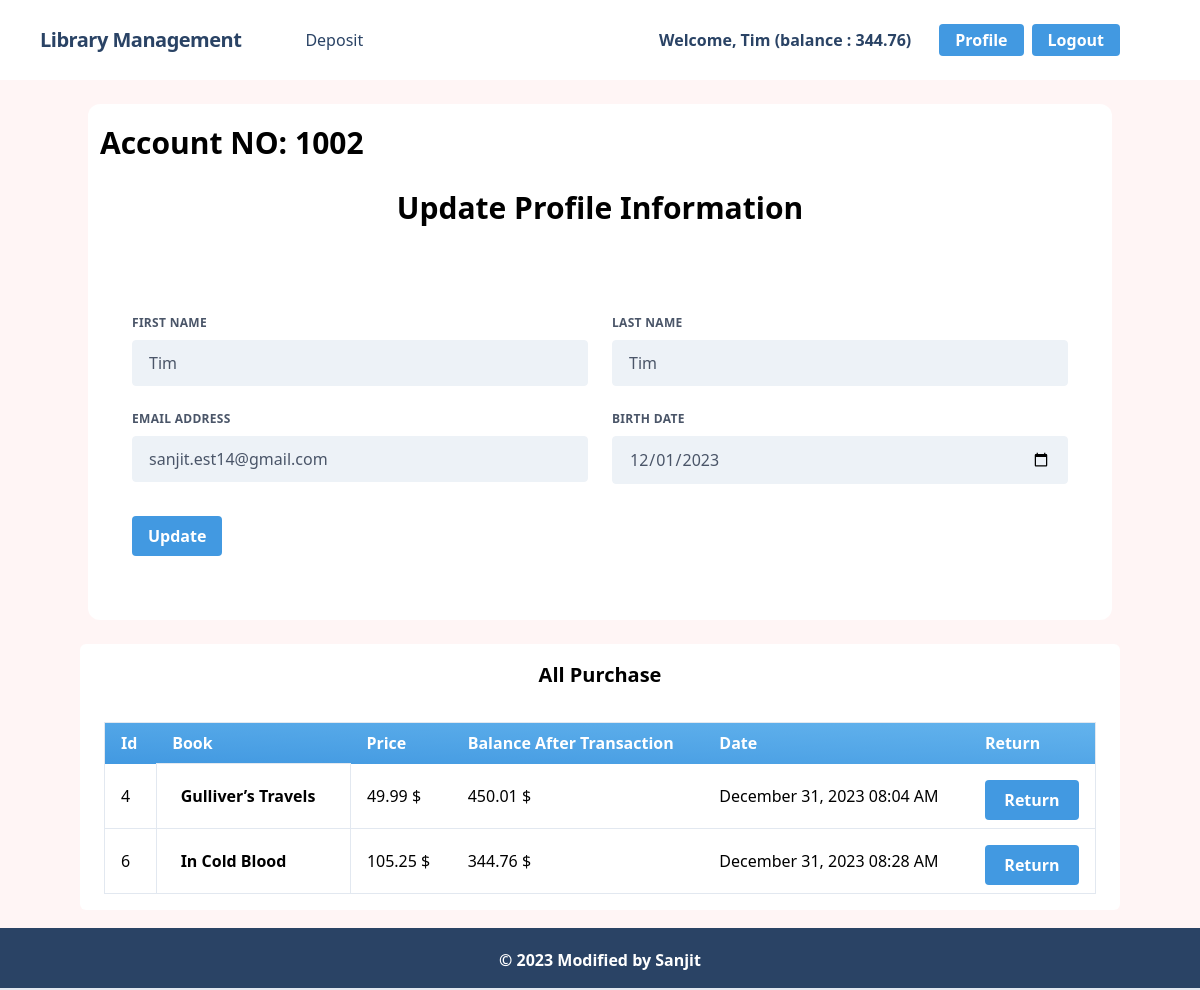
/accounts/profile/ (signed in), run on the app's committed database.
### accounts/models.py (models this page shows, shortened)
class UserLibraryAccount(models.Model):
    user = models.OneToOneField(
        User, related_name='account', on_delete=models.CASCADE)
    account_no = models.IntegerField(unique=True)
    initial_deposite_date = models.DateField(auto_now_add=True)
    birth_date = models.DateField(null=True, blank=True)
    balance = models.DecimalField(default=0, max_digits=12, decimal_places=2)

### book/models.py (models this page shows, shortened)
class Bookpurchase(models.Model):
    user = models.ForeignKey(User, on_delete=models.CASCADE)
    book = models.ForeignKey(Book, on_delete=models.CASCADE)
    purchase_date = models.DateTimeField(auto_now_add=True)
    before_purchase_balance = models.DecimalField(
        max_digits=10, decimal_places=2)
    after_purchase_balance = models.DecimalField(
        max_digits=10, decimal_places=2)

class Book(models.Model):
    title = models.CharField(max_length=100)
    description = models.TextField()
    image = models.ImageField(upload_to='media/')
    price = models.DecimalField(max_digits=10, decimal_places=2)
    category = models.ForeignKey(Category, on_delete=models.CASCADE)

### accounts/views.py (the view, shortened to what this page needs)
# urls.py: path('profile/', ProfileView.as_view(), name='profile'),
class ProfileView(LoginRequiredMixin, ListView):
    template_name = 'accounts/profile.html'
    balance = 0
    def get(self, request):
        user_purchases = Bookpurchase.objects.filter(user=request.user)
        account_balance = request.user.account.balance
        form = UserUpdateForm(instance=request.user)
        return render(request, self.template_name, {
            'user_purchases': user_purchases,
            'account_balance': account_balance,
            'form': form,
        })

### accounts/forms.py (shortened to what this page needs)
class UserUpdateForm(forms.ModelForm):
    birth_date = forms.DateField(widget=forms.DateInput(attrs={'type':'date'}))
    class Meta:
        model = User
        fields = ['first_name', 'last_name', 'email']
    def __init__(self, *args, **kwargs):
        super().__init__(*args, **kwargs)
        for field in self.fields:
            self.fields[field].widget.attrs.update({
                'class': (
                    'appearance-none block w-full bg-gray-200 '
                    'text-gray-700 border border-gray-200 rounded '
                    'py-3 px-4 leading-tight focus:outline-none '
                    'focus:bg-white focus:border-gray-500'
                )
            })
        if self.instance:
            try:
                user_account = self.instance.account
            except UserLibraryAccount.DoesNotExist:
                user_account = None
            if user_account:
                self.fields['birth_date'].initial = user_account.birth_date

### accounts/templates/accounts/profile.html (shortened to what this page needs)
{% extends 'base.html' %} {% load static %}
{% block head_title %}Library Management{% endblock %} {% block content %}
<div class="bg-white px-3 py-4 rounded-xl my-6">
  <h4 class="font-bold text-3xl text-left pb-5">Account NO: {{request.user.account.account_no}}</h4>
  <h1 class="font-bold text-3xl text-center pb-5">Update Profile Information</h1>
  <div class="w-full mt-10">
      <form method="post" class="bg-white  px-8 pt-6 pb-8 mb-4">
          <div class="flex flex-wrap -mx-3 mb-6">
              <div class="w-full md:w-1/2 px-3 mb-6 md:mb-0">
                  <label class="block uppercase tracking-wide text-gray-700 text-xs font-bold mb-2" for="{{ form.first_name.id_for_label }}">
                      {{ form.first_name.label }}
                  </label> {{ form.first_name }}
              </div>
              <div class="w-full md:w-1/2 px-3">
                  <label class="block uppercase tracking-wide text-gray-700 text-xs font-bold mb-2" for="{{ form.last_name.id_for_label }}">
                      {{ form.last_name.label }}
                  </label> {{ form.last_name }}
              </div>
          </div>
          <div class="flex flex-wrap -mx-3 mb-6">
              <div class="w-full md:w-1/2 px-3 mb-6 md:mb-0">
                  <label class="block uppercase tracking-wide text-gray-700 text-xs font-bold mb-2" for="{{ form.email.id_for_label }}">
                      {{ form.email.label }}
                  </label> {{ form.email }}
              </div>
              <div class="w-full md:w-1/2 px-3 mb-6 md:mb-0">
                <label class="block uppercase tracking-wide text-gray-700 text-xs font-bold mb-2" for="{{ form.birth_date.id_for_label }}">
                    {{ form.birth_date.label }}
                </label> {{ form.birth_date }}
            </div>
          </div>
          <div class="flex flex-wrap -mx-3">
              <div class="w-full md:w-1/2 px-3 mb-6 md:mb-0">
              </div>
              <div class="w-full md:w-1/2 px-3 mb-6 md:mb-0">
              </div>
          </div>
          <div class="flex items-center justify-between">
              <button class="bg-blue-500 hover:bg-blue-700 text-white font-bold py-2 px-4 rounded focus:outline-none focus:shadow-outline" type="submit">
                  Update
              </button>
          </div>
      </form>
  </div>
</div>
<div class="flex flex-wrap -mx-2 bg-white rounded-md mb-20">
  <div class="container p-2 mx-auto sm:p-4 dark:text-gray-100">
      <h5 class="font-bold text-xl text-center">All Purchase</h5>
      <div class="overflow-x-auto">
        <table class="table-auto mx-auto w-full px-5 rounded-xl mt-8 border dark:border-neutral-500">
          <thead class="bg-purple-900 text-white text-left">
            <tr class="bg-gradient-to-tr from-blue-500 to-blue-400 rounded-md py-2 px-4 text-white font-bold">
              <th class="px-4 py-2">Id</th>
              <th class="px-4 py-2">Book</th>
              <th class="px-4 py-2">Price</th>
              <th class="px-4 py-2">Balance After Transaction</th>
              <th class="px-4 py-2">Date</th>
              <th class="px-4 py-2">Return</th>
            </tr>
          </thead>
          <tbody>
            {% for purchase in user_purchases %}
            <tr class="border-b dark:border-neutral-500">
              <td class="px-4 py-2">{{purchase.book.id }}</td>
              <td class="px-4 py-3 text-s border">
                <span class="px-2 py-1 font-bold leading-tight rounded-sm">
                  {{ purchase.book.title }}
                </span>
              </td>
              <td class="px-4 py-2">
                {{ purchase.book.price }} $
              </td>
              <td class="px-4 py-2">
                {{ purchase.after_purchase_balance }} $
              </td>
              <td class="px-4 py-2">
                {{ purchase.purchase_date|date:"F d, Y h:i A" }}
              </td>
              <td class="px-4 py-2">
                <a href="{% url 'return_book' purchase.pk %}" class="flex items-center justify-center w-full p-3 font-semibold tracki bg-blue-500 hover:bg-blue-700 text-white font-bold py-2 px-4 mt-2 rounded">Return</a>
            </td>
            </tr>
            {% endfor %}
          </tbody>
        </table>
      </div>
    </div>
  </div>
{% endblock %}

### core/templates/navbar.html (shortened to what this page needs)
<nav class="flex items-center justify-between flex-wrap bg-white p-6 px-10">
    <div class="flex items-center flex-shrink-0 text-white mr-6">
        <span class="font-semibold text-xl tracking-tight text-blue-900"><a href="/">Library Management</a></span>
    </div>
    <div class="w-full block flex-grow lg:flex lg:items-center lg:w-auto px-10">
        {% if request.user.is_authenticated %}
            <div class="text-md lg:flex-grow">
                <a href="{% url 'deposit' %}" class="block mt-4 lg:inline-block lg:mt-0 text-blue-900 hover:text-blue-700-900 hover:font-black mr-4">
                    Deposit
                </a>
            </div>
            <div class="flex w-auto">
                <div class="text-blue-900 my-auto font-black px-5">Welcome, {{ request.user.first_name }} (balance : {{request.user.account.balance}}) </div>
                <a href="{% url 'profile' %}" class="bg-blue-500 hover:bg-blue-700 text-white font-bold py-1 mx-2 px-4 rounded focus:outline-none focus:shadow-outline">Profile</a>
                <a href="{% url 'logout' %}" class="bg-blue-500 hover:bg-blue-700 text-white font-bold py-1 px-4 rounded focus:outline-none focus:shadow-outline">Logout</a>
            </div>
        {% endif %}
    </div>
</nav>

### data on the page
Bookpurchase: book.id "4", book "Gulliver’s Travels", book.price "49.99", after_purchase_balance "450.01", purchase_date "December 31, 2023 08:04 AM"
Bookpurchase: book.id "6", book "In Cold Blood", book.price "105.25", after_purchase_balance "344.76", purchase_date "December 31, 2023 08:28 AM"

### other printed values
{{ request.user.first_name }} "Tim"
{{ request.user.account.balance }} "344.76"
{{ request.user.account.account_no }} "1002"
